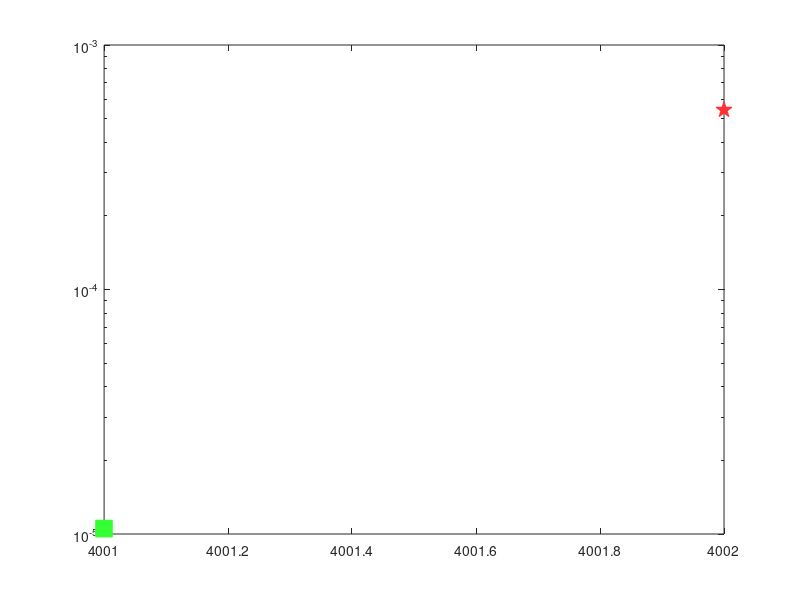

Here is the MATLAB script that generated this plot: (Note: this script raises an error after producing the figure.)
clear
clc

load('probability_sweep_050.mat')

index_begin=4001;
index_end=4050;
N=index_end-index_begin+1;

A=ones(N,6);
for i=1:10
    for j=index_begin:index_end
        
        p=probability_sweep(i,j,:);
        p=reshape(p,[1,6]);
        norm=0;
        for k=1:6
            norm=norm+exp(p(k));
        end
        p_norm=zeros(1,6);
        for k=1:6
            p_norm(k)=exp(p(k))/norm;
        end
        for k=1:6
            A(j-index_begin+1,k)=A(j-index_begin+1,k)*p_norm(k);
        end
    end
end

for i=1:N
    
    index=find(A(i,:)==max(A(i,:)));
    if index==1
        h1=semilogy(i+index_begin-1,max(A(i,:)),'.','markersize',30,'linewidth',2.5,'color',[153 51 255]/255);hold on
    elseif index==2
        h2=semilogy(i+index_begin-1,max(A(i,:)),'V','markersize',10,'MarkerFaceColor',[51 51 255]/255,'MarkerEdgeColor',[51 51 255]/255);hold on
    elseif index==3
        h3=semilogy(i+index_begin-1,max(A(i,:)),'s','markersize',12,'MarkerFaceColor',[51 153 255]/255,'MarkerEdgeColor',[51 153 255]/255);hold on
    elseif index==4
        h4=semilogy(i+index_begin-1,max(A(i,:)),'s','markersize',12,'MarkerFaceColor',[51 255 51]/255,'MarkerEdgeColor',[51 255 51]/255);hold on
    elseif index==5
        h5=semilogy(i+index_begin-1,max(A(i,:)),'p','markersize',12,'MarkerFaceColor',[255 153 51]/255,'MarkerEdgeColor',[255 153 51]/255);hold on
    elseif index==6
        h6=semilogy(i+index_begin-1,max(A(i,:)),'p','markersize',12,'MarkerFaceColor',[255 51 51]/255,'MarkerEdgeColor',[255 51 51]/255);hold on
    end
end

h=legend([h1 h2 h3 h4 h5 h6],'P2','P3','P4-1','P4-2','P5-1','P5-2');
set(h,'interpreter','latex','location','southwest')
set(gca,'fontsize',15)